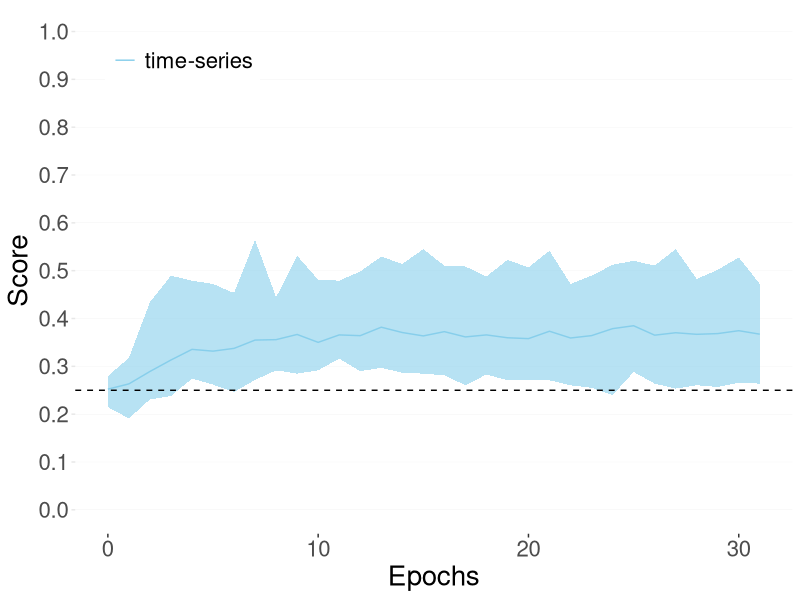
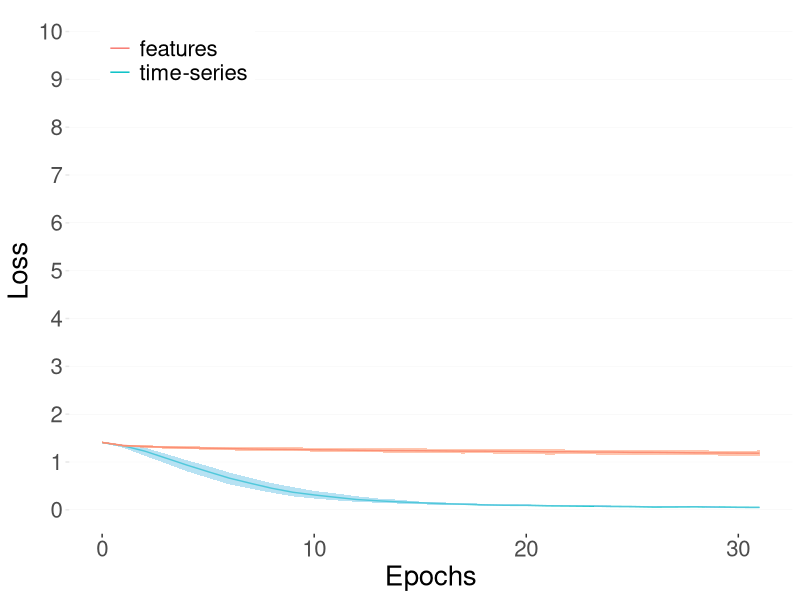
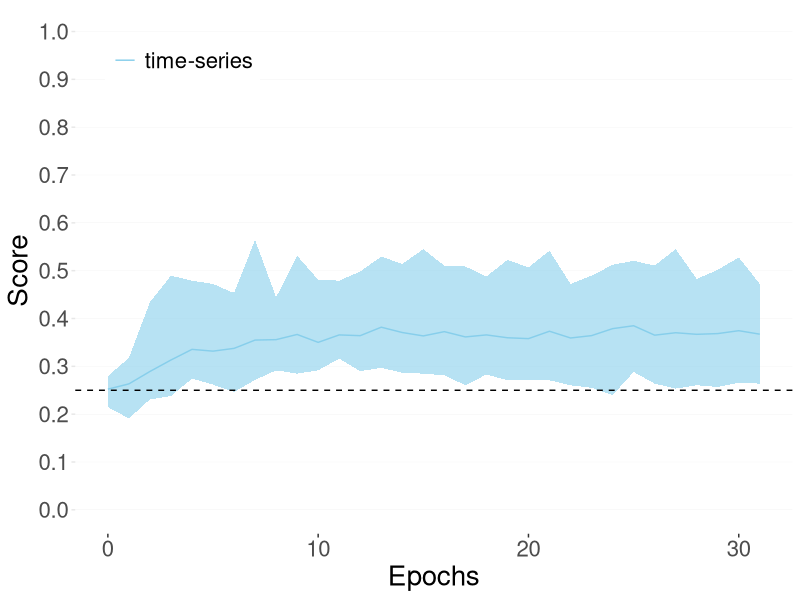
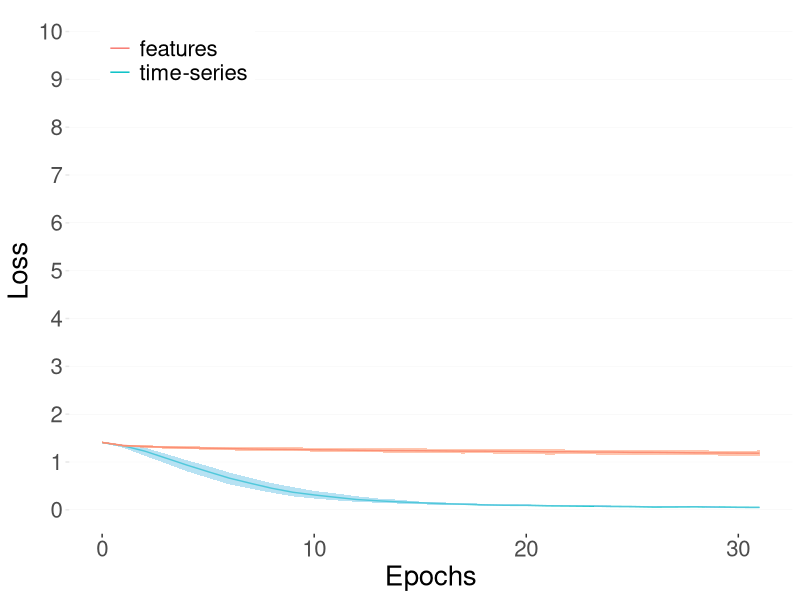

The R source for these figures, in order: (Note: this script raises an error after producing the figures.)
library(ggplot2)
library(forcats)

###
# Training/validation score
###

# Read results
results <- read.csv(file = "./scripts/analysis/export_score.csv", stringsAsFactors = FALSE)
results_features <- results[,c(1,2,3,4)]
results_time <- results[,c(1,5,6,7)]

# Transform
results_time$type = "time-series"
colnames(results_time) <- c('epochs', 'score', 'min', 'max', 'type')
results_features$type = "features"
colnames(results_features) <- c('epochs', 'score', 'min', 'max', 'type')
ggplot() +
    geom_line(data=results_time, aes(x = epochs, y=score, color=type)) +
    geom_ribbon(data=results_time, aes(x = epochs, ymax = max, ymin = min), alpha = 0.6, fill = "skyblue") +
    scale_fill_manual(values=c("skyblue")) +
    scale_color_manual(values=c("skyblue")) +
    #geom_line(data=results_features, aes(x = epochs, y=score, color=type)) +
    #geom_ribbon(data=results_features, aes(x = epochs, ymax = max, ymin = min), alpha = 0.6, fill = "lightsalmon") +
    scale_y_continuous(limits=c(0,1), breaks=seq(0, 1, 0.1)) +
    geom_hline(yintercept=0.25, linetype="dashed") +
    theme(text = element_text(size = 20),
          panel.grid.major.x = element_blank(),
          axis.ticks.y = element_line(colour="#e7e7e7"),
          panel.grid.major.y = element_line(size=0.1, color="#ededed"),
          panel.background = element_blank(),
          legend.title=element_blank(),

          legend.key=element_blank(),
          legend.position = c(0.15, 0.9)) +
    labs(x="Epochs", y="Score")
ggsave("./scripts/analysis/plots/validation_overfitting_score.pdf")

###
# Training/Validation loss
###

# Read results
results <- read.csv(file = "./scripts/analysis/export_loss.csv", stringsAsFactors = FALSE)
results_features <- results[,c(1,2,3,4)]
results_time <- results[,c(1,5,6,7)]

# Transform
results_time$type = "time-series"
colnames(results_time) <- c('epochs', 'score', 'min', 'max', 'type')
results_features$type = "features"
colnames(results_features) <- c('epochs', 'score', 'min', 'max', 'type')
ggplot() +
    geom_line(data=results_time, aes(x = epochs, y=score, color=type)) +
    geom_ribbon(data=results_time, aes(x = epochs, ymax = max, ymin = min), alpha = 0.6, fill = "skyblue") +
    #scale_fill_manual(values=c("skyblue")) +
    #scale_color_manual(values=c("skyblue")) +
    geom_line(data=results_features, aes(x = epochs, y=score, color=type)) +
    geom_ribbon(data=results_features, aes(x = epochs, ymax = max, ymin = min), alpha = 0.6, fill = "lightsalmon") +
    scale_y_continuous(limits=c(0,10), breaks=seq(0, 10, 1)) +
    theme(text = element_text(size = 20),
          panel.grid.major.x = element_blank(),
          axis.ticks.y = element_line(colour="#e7e7e7"),
          panel.grid.major.y = element_line(size=0.1, color="#ededed"),
          panel.background = element_blank(),
          legend.title=element_blank(),
          legend.key=element_blank(),
          legend.position = c(0.15, 0.9)) +
    labs(x="Epochs", y="Loss")
ggsave("./scripts/analysis/plots/training_optimisation_loss.pdf")

###
# Test score
###
results <- read.csv(file = "./scripts/analysis/export_test.csv", stringsAsFactors = FALSE)[,c(6,9)]
colnames(results) <- c('type', 'score')
ggplot(results, aes(y = score, fill=type, color = type)) +
    geom_boxplot(width=0.4) +
    xlim(-1,1) +
    facet_wrap(~fct_relevel(type, "time-series", "features"), scales = "free_x", strip.position = "bottom") +
    scale_y_continuous(limits=c(0,1), breaks=seq(0, 1, 0.1)) +
    geom_hline(yintercept=0.25, linetype="dashed") +
    scale_fill_manual(values=c("lightsalmon", "skyblue")) +
    theme(text = element_text(size = 20),
          panel.spacing = unit(0, "lines"),
          axis.ticks.y = element_line(colour="#e7e7e7"),
          panel.grid.major.y = element_line(size=0.1, color="#ededed"),
          strip.background = element_blank(),
          panel.background = element_blank(),
          strip.placement = "outside",
          axis.title.x=element_blank(),
          axis.text.x=element_blank(),
          axis.ticks.x=element_blank(),
          legend.position="none")
ggsave("./scripts/analysis/plots/test_overfitting_score.pdf")
